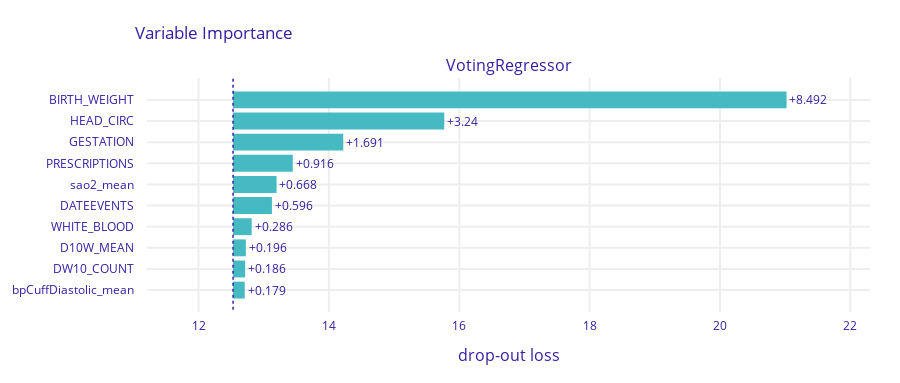

Write notebook code for a chart like this one.
### Code cell
res = explainability(voting, 
                    train_dfs[0], test_data)
res

### Figure 1 — Plotly figure (JSON) as saved in the notebook; plotly's stock layout.template omitted (floating-point values rounded to 4 significant figures)
{"data": [{"base": 12.53, "hoverinfo": "text", "hoverlabel": {"bgcolor": "rgba(0,0,0,0.8)"}, "hovertext": ["Model: VotingRegressor loss after<br>variable: BIRTH_WEIGHT is permuted: 21.022<br>Drop-out loss change: +8.492", "Model: VotingRegressor loss after<br>variable: HEAD_CIRC is permuted: 15.77<br>Drop-out loss change: +3.24", "Model: VotingRegressor loss after<br>variable: GESTATION is permuted: 14.221<br>Drop-out loss change: +1.691", "Model: VotingRegressor loss after<br>variable: PRESCRIPTIONS is permuted: 13.446<br>Drop-out loss change: +0.916", "Model: VotingRegressor loss after<br>variable: sao2_mean is permuted: 13.198<br>Drop-out loss change: +0.668", "Model: VotingRegressor loss after<br>variable: DATEEVENTS is permuted: 13.126<br>Drop-out loss change: +0.596", "Model: VotingRegressor loss after<br>variable: WHITE_BLOOD is permuted: 12.816<br>Drop-out loss change: +0.286", "Model: VotingRegressor loss after<br>variable: D10W_MEAN is permuted: 12.726<br>Drop-out loss change: +0.196", "Model: VotingRegressor loss after<br>variable: DW10_COUNT is permuted: 12.716<br>Drop-out loss change: +0.186", "Model: VotingRegressor loss after<br>variable: bpCuffDiastolic_mean is permuted: 12.709<br>Drop-out loss change: +0.179"], "marker": {"color": "#46bac2"}, "orientation": "h", "showlegend": false, "text": ["+8.492", "+3.24", "+1.691", "+0.916", "+0.668", "+0.596", "+0.286", "+0.196", "+0.186", "+0.179"], "textposition": "outside", "type": "bar", "x": [8.492, 3.24, 1.691, 0.9157, 0.6676, 0.5964, 0.2857, 0.196, 0.1856, 0.1792], "xaxis": "x", "y": ["BIRTH_WEIGHT", "HEAD_CIRC", "GESTATION", "PRESCRIPTIONS", "sao2_mean", "DATEEVENTS", "WHITE_BLOOD", "D10W_MEAN", "DW10_COUNT", "bpCuffDiastolic_mean"], "yaxis": "y"}], "layout": {"annotations": [{"font": {"size": 16}, "showarrow": false, "text": "VotingRegressor", "x": 0.5, "xanchor": "center", "xref": "paper", "y": 1, "yanchor": "bottom", "yref": "paper"}, {"font": {"size": 16}, "showarrow": false, "text": "drop-out loss", "x": 0.5, "xanchor": "center", "xref": "paper", "y": 0, "yanchor": "top", "yref": "paper", "yshift": -30}], "font": {"color": "#371ea3"}, "height": 383, "margin": {"b": 71, "r": 30, "t": 78}, "shapes": [{"line": {"color": "#371ea3", "dash": "dot", "width": 1.5}, "type": "line", "x0": 12.53, "x1": 12.53, "xref": "x", "y0": -1, "y1": 10, "yref": "y"}], "title": {"text": "Variable Importance", "x": 0.15}, "xaxis": {"anchor": "y", "automargin": true, "domain": [0, 1], "fixedrange": true, "gridwidth": 2, "range": [11.21, 22.3], "tickcolor": "white", "ticklen": 3, "ticks": "outside", "type": "linear", "zeroline": false}, "yaxis": {"anchor": "x", "automargin": true, "autorange": "reversed", "domain": [0, 1], "fixedrange": true, "gridwidth": 2, "tickcolor": "white", "ticklen": 10, "ticks": "outside", "type": "category"}}}
